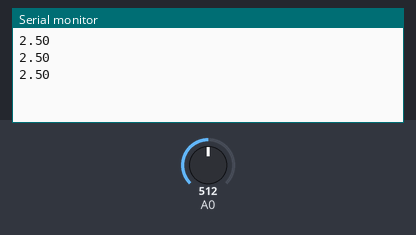
Bench run of a sketch on a simulated Arduino Uno, built with avr-gcc and run on an emulated ATmega328P. On the bench: the last lines printed to the serial monitor. The inputs (shaded band) are chosen by the test bench; at power-on: A0 = 512.

Above: at 1.3 s.
1.4 s: A0 set to 716
At 1.9 s:
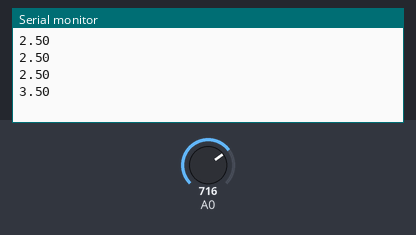
2.9 s: A0 set to 900
At 3.4 s:
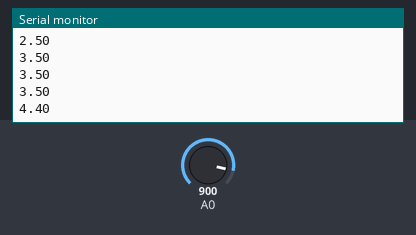
Timing chart, 0 to 5.9 s (numbered marks = the images above; inputs shaded):
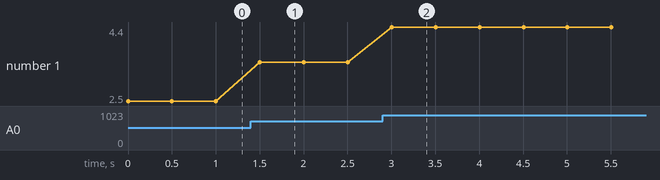

The sketch:

Lab4_Part1.ino
```cpp
void setup() {
  // put your setup code here, to run once:
  Serial.begin(9600);
  pinMode(A0, INPUT);

}
void loop() {
  float A0state= float(analogRead(A0)) *5.0/1023.0;
  Serial.println(A0state);
  delay(500);

// put your main code here, to run repeatedly:

}
```

Measured:
- after the input at 1.4 s, the serial monitor: prints a new line after 0.10 s (image 1)
- after the input at 2.9 s, the serial monitor: prints a new line after 0.10 s (image 2)
- plotted number 1: 2.5 → 3.5 after the input at 1.4 s, 3.5 → 4.4 after the input at 2.9 s
